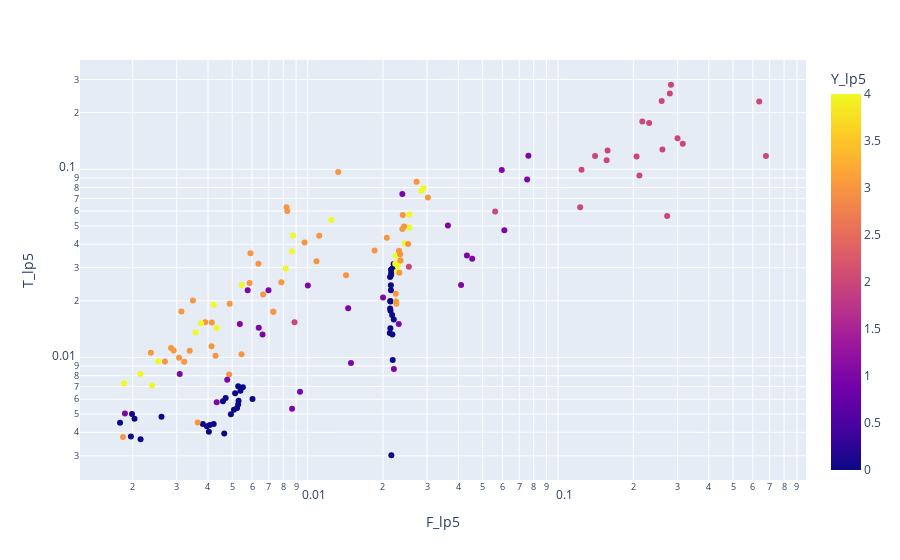

The notebook cell saved with this chart:
### Code cell
plty.scatter(X_lp5_df, x = "F_lp5", y = "T_lp5", color="Y_lp5", log_x=True, log_y=True)

### Figure 1 — Plotly figure (JSON) as saved in the notebook; plotly's stock layout.template omitted (floating-point values rounded to 4 significant figures; data arrays with more than 128 entries replaced by an {"elided": "..."} marker saying what was removed)
{"data": [{"hovertemplate": "F_lp5=%{x}<br>T_lp5=%{y}<br>Y_lp5=%{marker.color}<extra></extra>", "legendgroup": "", "marker": {"color": {"elided": "164 int values"}, "coloraxis": "coloraxis", "symbol": "circle"}, "mode": "markers", "name": "", "orientation": "v", "showlegend": false, "type": "scatter", "x": {"elided": "164 float values"}, "xaxis": "x", "y": {"elided": "164 float values"}, "yaxis": "y"}], "layout": {"coloraxis": {"colorbar": {"title": {"text": "Y_lp5"}}, "colorscale": [[0, "#0d0887"], [0.1111, "#46039f"], [0.2222, "#7201a8"], [0.3333, "#9c179e"], [0.4444, "#bd3786"], [0.5556, "#d8576b"], [0.6667, "#ed7953"], [0.7778, "#fb9f3a"], [0.8889, "#fdca26"], [1, "#f0f921"]]}, "legend": {"tracegroupgap": 0}, "margin": {"t": 60}, "xaxis": {"anchor": "y", "domain": [0, 1], "title": {"text": "F_lp5"}, "type": "log"}, "yaxis": {"anchor": "x", "domain": [0, 1], "title": {"text": "T_lp5"}, "type": "log"}}}
